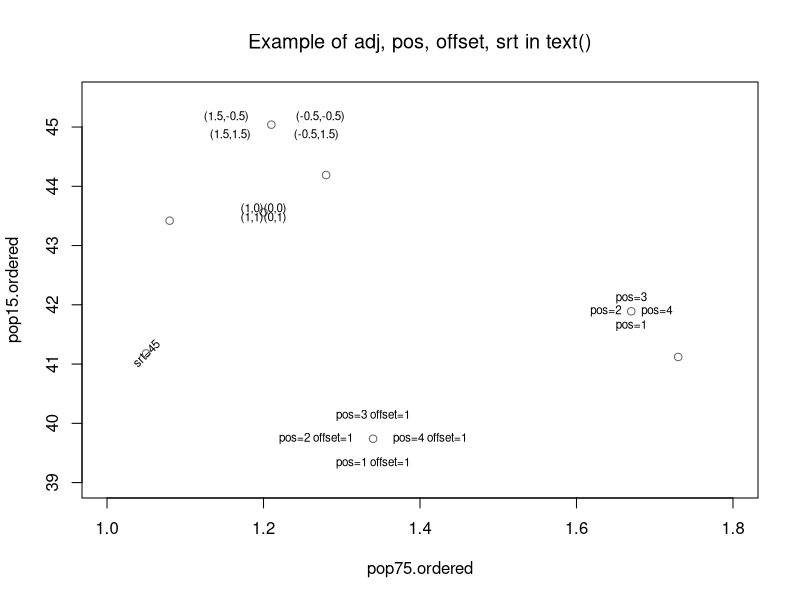

R code for this plot:
ord = order( 
  LifeCycleSavings$pop75 
)
pop75.ordered = LifeCycleSavings$pop75[ ord ]
pop15.ordered = LifeCycleSavings$pop15[ ord ]

plot( 
  pop75.ordered, 
  pop15.ordered, 
  main="Example of adj, pos, offset, srt in text()", 
  font.main=1, 
  xlim=c( 1, 1.8 ), 
  ylim=c( 39, 45.5 ), 
  col=grey( 0.4 ) 
  )

# adj

text( 
  pop75.ordered[16], 
  pop15.ordered[16], 
  labels="(1,0)", 
  adj=c( 1, 0 ), 
  cex=0.7 
  )
text( 
  pop75.ordered[16], 
  pop15.ordered[16], 
  labels="(0,0)", 
  adj=c( 0, 0 ), 
  cex=0.7 
  )
text( 
  pop75.ordered[16], 
  pop15.ordered[16], 
  labels="(0,1)", 
  adj=c( 0, 1 ), 
  cex=0.7 
  )
text( 
  pop75.ordered[16], 
  pop15.ordered[16], 
  labels="(1,1)", 
  adj=c( 1, 1 ), 
  cex=0.7 
  )
text( 
  pop75.ordered[17], 
  pop15.ordered[17], 
  labels="(1.5,-0.5)", 
  adj=c( 1.5, -0.5 ), 
  cex=0.7 
  )
text( 
  pop75.ordered[17], 
  pop15.ordered[17], 
  labels="(-0.5,-0.5)",
  adj=c( -0.5, -0.5 ), 
  cex=0.7 
  )
text( 
  pop75.ordered[17], 
  pop15.ordered[17], 
  labels="(-0.5,1.5)", 
  adj=c( -0.5, 1.5 ), 
  cex=0.7 
  )
text( 
  pop75.ordered[17], 
  pop15.ordered[17], 
  labels="(1.5,1.5)", 
  adj=c( 1.5, 1.5 ), 
  cex=0.7 
  )

# pos

text( 
  pop75.ordered[22], 
  pop15.ordered[22], 
  labels="pos=1", 
  pos=1, 
  cex=0.7 
  )
text( 
  pop75.ordered[22], 
  pop15.ordered[22], 
  labels="pos=2", 
  pos=2, 
  cex=0.7 
  )
text( 
  pop75.ordered[22], 
  pop15.ordered[22], 
  labels="pos=3", 
  pos=3, 
  cex=0.7 
  )
text( 
  pop75.ordered[22], 
  pop15.ordered[22], 
  labels="pos=4", 
  pos=4,
  cex=0.7 
  )

# pos and offset

text( 
  pop75.ordered[20], 
  pop15.ordered[20], 
  labels="pos=1 offset=1", 
  pos=1, 
  offset=1, 
  cex=0.7 
  )
text( 
  pop75.ordered[20], 
  pop15.ordered[20], 
  labels="pos=2 offset=1", 
  pos=2, 
  offset=1, 
  cex=0.7 
  )
text( 
  pop75.ordered[20], 
  pop15.ordered[20], 
  labels="pos=3 offset=1", 
  pos=3, 
  offset=1, 
  cex=0.7 
  )
text( 
  pop75.ordered[20], 
  pop15.ordered[20], 
  labels="pos=4 offset=1", 
  pos=4, 
  offset=1, 
  cex=0.7 
  )

#  str

text( 
  pop75.ordered[10], 
  pop15.ordered[10], 
  labels="srt=45", 
  srt=45, 
  cex=0.7 
  )
